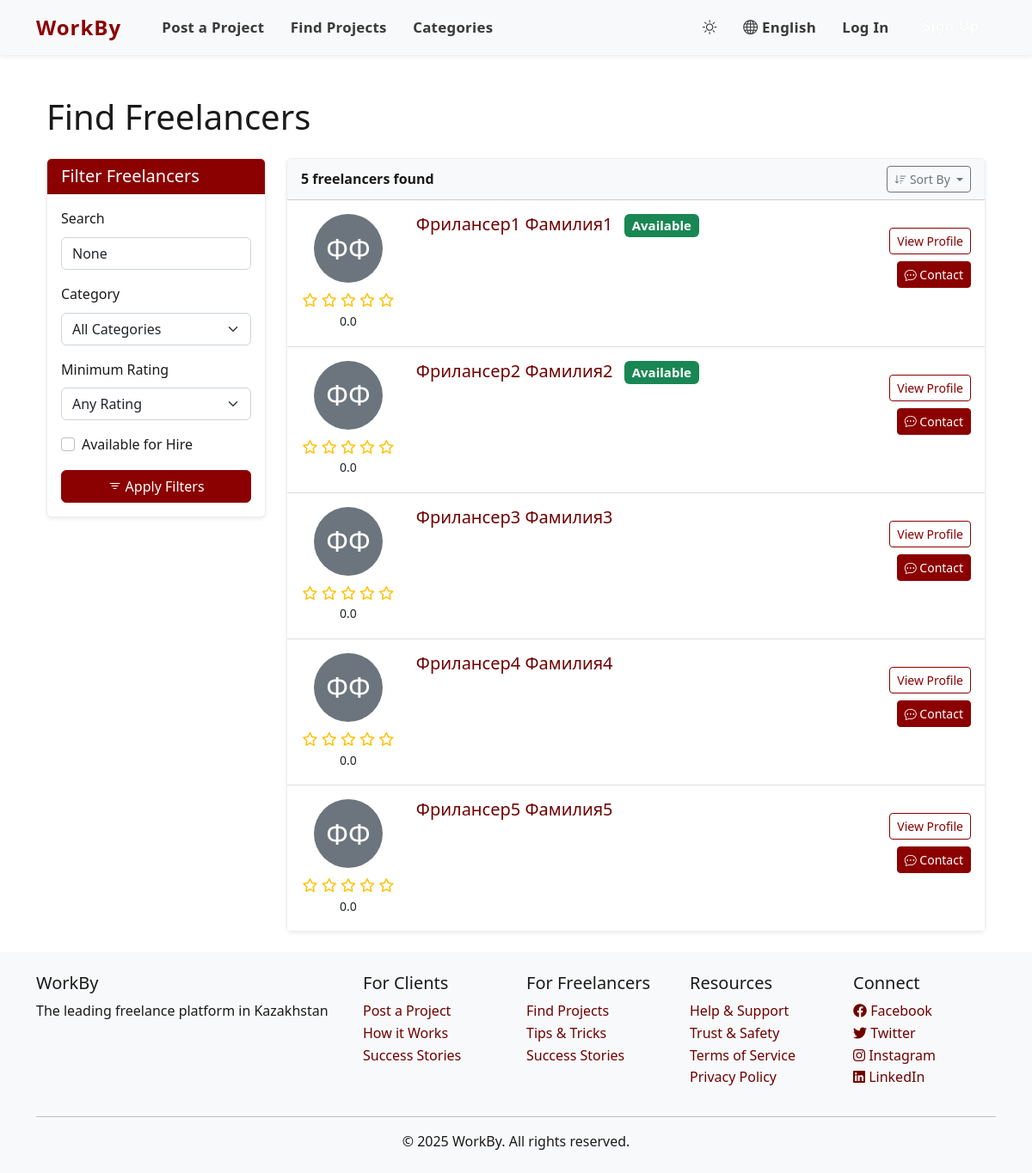
Screenshot of /freelancers/ with the database file from the repository.
### accounts/models.py (models this page shows, shortened)
class User(AbstractUser):
    USER_TYPE_CHOICES = (
        ('client', _('Client')),
        ('freelancer', _('Freelancer')),
    )
    LANGUAGE_CHOICES = (
        ('en', _('English')),
        ('ru', _('Russian')),
        ('kk', _('Kazakh')),
    )
    user_type = models.CharField(_('User Type'), max_length=10, choices=USER_TYPE_CHOICES, default='client')
    bio = models.TextField(_('Biography'), blank=True)
    avatar = models.ImageField(_('Avatar'), upload_to='avatars/', blank=True, null=True)
    phone_number = models.CharField(_('Phone Number'), max_length=15, blank=True)
    preferred_language = models.CharField(_('Preferred Language'), max_length=2, choices=LANGUAGE_CHOICES, default='en')
    dark_mode = models.BooleanField(_('Dark Mode'), default=False)
    skills = models.TextField(_('Skills'), blank=True)
    hourly_rate = models.DecimalField(_('Hourly Rate'), max_digits=10, decimal_places=2, null=True, blank=True)
    company_name = models.CharField(_('Company Name'), max_length=100, blank=True)
    def get_initials(self):
        initials = ""
        if self.first_name:
            initials += self.first_name[0].upper()
        if self.last_name:
            initials += self.last_name[0].upper()
        if not initials:
            initials = self.username[0].upper()
        return initials
    def get_full_name(self):
        if self.first_name or self.last_name:
            return f"{self.first_name} {self.last_name}".strip()
        return self.username

### jobs/views.py (the view, shortened to what this page needs)
# urls.py: path('freelancers/', views.freelancer_list_view, name='freelancer_list'),
def freelancer_list_view(request):
    freelancers = User.objects.filter(user_type='freelancer')
    query = request.GET.get('query')
    category_id = request.GET.get('category')
    min_rating = request.GET.get('min_rating')
    is_available = request.GET.get('is_available')
    if is_available == 'true':
        freelancers = freelancers.filter(freelancer_profile__is_available=True)
    categories = Category.objects.all()
    context = {
        'freelancers': freelancers,
        'categories': categories,
        'query': query,
        'category_id': category_id,
        'min_rating': min_rating,
        'is_available': is_available,
    }
    return render(request, 'jobs/freelancer_list.html', context)

### templates/jobs/freelancer_list.html (shortened to what this page needs)
{% extends 'base.html' %}
{% load i18n %}
{% load static %}
{% load jobs_tags %}
{% block content %}
<div class="container mt-4">
    <h1 class="mb-4">{% trans "Find Freelancers" %}</h1>
    <div class="row">
        <div class="col-lg-3">
            <div class="card shadow-sm mb-4">
                <div class="card-header bg-primary text-white">
                    <h5 class="mb-0">{% trans "Filter Freelancers" %}</h5>
                </div>
                <div class="card-body">
                    <form method="get" action="{% url 'jobs:freelancer_list' %}">
                        <div class="mb-3">
                            <label for="query" class="form-label">{% trans "Search" %}</label>
                            <input type="text" class="form-control" id="query" name="query" placeholder="{% trans 'Search by name or skills' %}" value="{{ query }}">
                        </div>
                        <div class="mb-3">
                            <label for="category" class="form-label">{% trans "Category" %}</label>
                            <select class="form-select" id="category" name="category">
                                <option value="">{% trans "All Categories" %}</option>
                            </select>
                        </div>
                        <div class="mb-3">
                            <label for="min_rating" class="form-label">{% trans "Minimum Rating" %}</label>
                            <select class="form-select" id="min_rating" name="min_rating">
                                <option value="">{% trans "Any Rating" %}</option>
                            </select>
                        </div>
                        <div class="mb-3 form-check">
                            <input type="checkbox" class="form-check-input" id="is_available" name="is_available" value="true" {% if is_available == 'true' %}checked{% endif %}>
                            <label class="form-check-label" for="is_available">{% trans "Available for Hire" %}</label>
                        </div>
                        <button type="submit" class="btn btn-primary w-100">
                            <i class="bi bi-filter"></i> {% trans "Apply Filters" %}
                        </button>
                    </form>
                </div>
            </div>
        </div>
        <div class="col-lg-9">
            <div class="card shadow-sm">
                <div class="card-header bg-light">
                    <div class="d-flex justify-content-between align-items-center">
                        <span>
                            <strong>{{ freelancers.count }}</strong> {% trans "freelancers found" %}
                        </span>
                        <div class="dropdown">
                            <button class="btn btn-sm btn-outline-secondary dropdown-toggle" type="button" id="sortDropdown" data-bs-toggle="dropdown" aria-expanded="false">
                                <i class="bi bi-sort-down"></i> {% trans "Sort By" %}
                            </button>
                        </div>
                    </div>
                </div>
                <div class="card-body p-0">
                    {% if freelancers %}
                        <div class="list-group list-group-flush">
                            {% for freelancer in freelancers %}
                                <div class="list-group-item p-3">
                                    <div class="row">
                                        <div class="col-md-2 text-center">
                                            {% if freelancer.avatar %}
                                                <img src="{{ freelancer.avatar.url }}" alt="{{ freelancer.get_full_name }}" class="rounded-circle" style="width: 80px; height: 80px; object-fit: cover;">
                                            {% else %}
                                                <div class="bg-secondary text-white rounded-circle d-flex align-items-center justify-content-center mx-auto" style="width: 80px; height: 80px;">
                                                    <span style="font-size: 2rem;">{{ freelancer.get_initials }}</span>
                                                </div>
                                            {% endif %}
                                            <div class="rating mt-2">
                                                {% with rating=freelancer.freelancer_profile.rating|default:0 %}
                                                    {% for i in "12345" %}
                                                        {% if forloop.counter <= rating|floatformat:"0" %}
                                                            <i class="fas fa-star text-warning"></i>
                                                        {% else %}
                                                            <i class="far fa-star text-warning"></i>
                                                        {% endif %}
                                                    {% endfor %}
                                                    <span class="d-block small">{{ rating|floatformat:1 }}</span>
                                                {% endwith %}
                                            </div>
                                        </div>
                                        <div class="col-md-7">
                                            <h5 class="mb-1">
                                                <a href="{% url 'accounts:freelancer_detail' freelancer.username %}" class="text-decoration-none">
                                                    {{ freelancer.get_full_name|default:freelancer.username }}
                                                </a>
                                                {% if freelancer.freelancer_profile.is_available %}
                                                    <span class="badge bg-success ms-2">{% trans "Available" %}</span>
                                                {% endif %}
                                            </h5>
                                        </div>
                                        <div class="col-md-3 text-md-end">
                                            <a href="{% url 'accounts:freelancer_detail' freelancer.username %}" class="btn btn-sm btn-outline-primary mb-2">
                                                {% trans "View Profile" %}
                                            </a>
                                            <a href="{% url 'chat:start_conversation' freelancer.id %}" class="btn btn-sm btn-primary">
                                                <i class="bi bi-chat-dots"></i> {% trans "Contact" %}
                                            </a>
                                        </div>
                                    </div>
                                </div>
                            {% endfor %}
                        </div>
                    {% endif %}
                </div>
            </div>
        </div>
    </div>
</div>
{% endblock %}

### static/css/style.css (style rules this page uses)
:root { --primary-color: #8B0000; --secondary-color: #6c757d; --background-color: #FFFFFF; --text-color: #1A1A1A; --danger-color: #dc3545; --warning-color: #ffc107; --info-color: #17a2b8; --success-color: #28a745; }
body { font-family: 'Segoe UI', Tahoma, Geneva, Verdana, sans-serif; line-height: 1.6; color: var(--text-color); background-color: var(--background-color); min-height: 100vh; display: flex; flex-direction: column; }
.rating { display: inline-block; }
.rating .fa-star { color: var(--primary-color); }
.btn-primary { background-color: var(--primary-color); border-color: var(--primary-color); color: white; }
.btn-outline-primary { color: var(--primary-color) !important; border-color: var(--primary-color) !important; }
body { display: flex; flex-direction: column; min-height: 100vh; }
.card { transition: all 0.3s ease; border-color: #eee; }
.card-header { font-weight: 600; }
.badge { font-weight: 600; padding: 0.4em 0.6em; }
a { color: #700000; text-decoration: none; transition: color 0.3s ease, transform 0.2s ease; }
.bg-primary { background-color: var(--primary-color) !important; }
.fas, .far, .fab, .bi { color: inherit; }
.card-header.bg-primary { background-color: var(--primary-color) !important; }
.bg-danger, .bg-primary { background-color: var(--primary-color) !important; }

### rows the page displays
User: get_initials "ФФ", freelancer_profile "0.0", get_full_name "Фрилансер1 Фамилия1"
User: get_initials "ФФ", freelancer_profile "0.0", get_full_name "Фрилансер2 Фамилия2"
User: get_initials "ФФ", freelancer_profile "0.0", get_full_name "Фрилансер3 Фамилия3"
User: get_initials "ФФ", freelancer_profile "0.0", get_full_name "Фрилансер4 Фамилия4"
User: get_initials "ФФ", freelancer_profile "0.0", get_full_name "Фрилансер5 Фамилия5"

### other values shown
{{ current_lang.name_local }} "English"
{{ freelancers.count }} "5"
